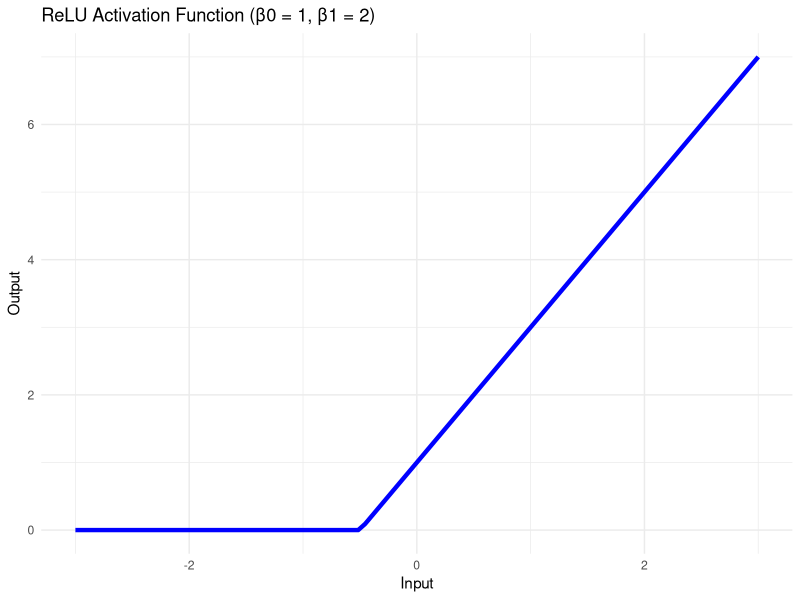
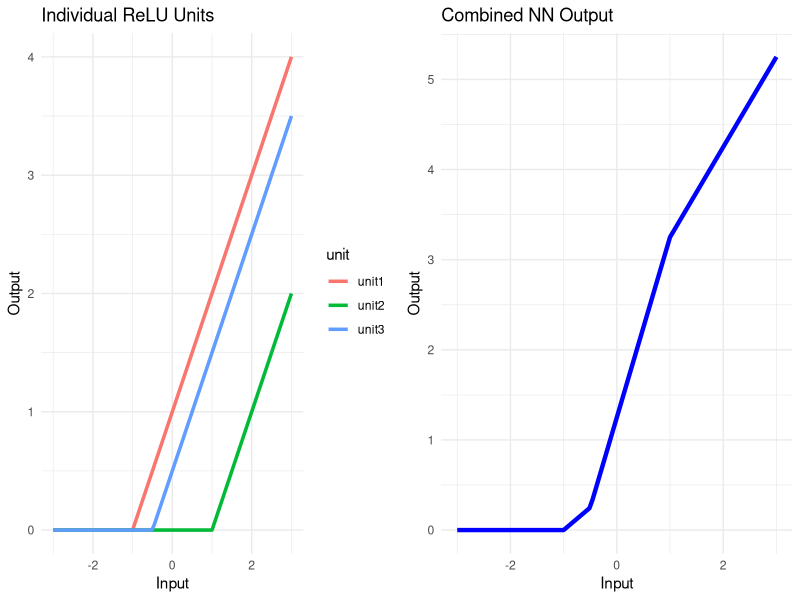

Here is the R script that generated these plots, in order:
## ---- chunk 1
  #| code-fold: true
  library(ggplot2)
  relu <- function(x, beta0, beta1) pmax(0, beta0 + beta1 * x)
  x_vals <- seq(-3, 3, length.out = 100)
  y_vals <- relu(x_vals, beta0 = 1, beta1 = 2)
  ggplot(data.frame(x = x_vals, y = y_vals), aes(x, y = y)) +
    geom_line(size = 1.5, color = "blue") +
    labs(title = "ReLU Activation Function (β0 = 1, β1 = 2)", x = "Input", y = "Output") +
    theme_minimal()
## ---- chunk 2
  #| code-fold: true
  library(tidyverse)
  library(ggplot2)
  relu <- function(x, beta0, beta1) pmax(0, beta0 + beta1 * x)
  x_vals <- seq(-3, 3, length.out = 100)
  unit1 <- relu(x_vals, beta0 = 1, beta1 = 1)
  unit2 <- relu(x_vals, beta0 = -1, beta1 = 1)
  unit3 <- relu(x_vals, beta0 = 0.5, beta1 = 1)
  combined <- 0.5 * unit1 + (-1) * unit2 + 1.5 * unit3
  df_units <- tibble(x = x_vals, unit1 = unit1, unit2 = unit2, unit3 = unit3) |>
    pivot_longer(-x, names_to = "unit", values_to = "y")
  p1 <- ggplot(df_units, aes(x, y, color = unit)) +
    geom_line(size = 1.2) +
    labs(title = "Individual ReLU Units", x = "Input", y = "Output") +
    theme_minimal()
  p2 <- ggplot(data.frame(x = x_vals, y = combined), aes(x, y = y)) +
    geom_line(size = 1.5, color = "blue") +
    labs(title = "Combined NN Output", x = "Input", y = "Output") +
    theme_minimal()
  library(gridExtra)
  grid.arrange(p1, p2, ncol = 2)
